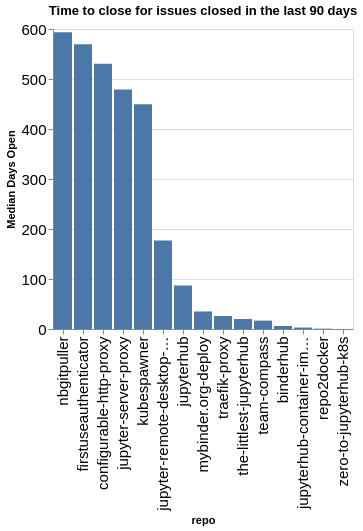

Notebook code for this chart:
### Code cell
time_open = closed.groupby(['org', 'repo']).agg({'time_open': 'median'}).reset_index()
time_open['time_open'] = time_open['time_open'] / (60 * 60 * 24)
time_open['org/repo'] = time_open.apply(lambda a: a['org'] + '/' + a['repo'], axis=1)
sorted_vals = time_open.sort_values(['org', 'time_open'], ascending=False)['repo'].values
alt.Chart(data=time_open, title=f"Time to close for issues closed in the last {n_days} days").mark_bar().encode(
    x=alt.X('repo', sort=alt.Sort(sorted_vals.tolist())),
    y=alt.Y('time_open', title="Median Days Open"),
)

### Figure 1 — Vega-Lite specification as saved in the notebook (floating-point values rounded to 4 significant figures)
{"config": {"axisLeft": {"labelFontSize": 15}, "axisBottom": {"labelFontSize": 15}}, "data": {"name": "data-b6da846637d5a8fdf3061b582f0d7772"}, "mark": {"type": "bar"}, "encoding": {"x": {"field": "repo", "sort": ["nbgitpuller", "firstuseauthenticator", "configurable-http-proxy", "jupyter-server-proxy", "kubespawner", "jupyter-remote-desktop-proxy", "jupyterhub", "mybinder.org-deploy", "traefik-proxy", "the-littlest-jupyterhub", "team-compass", "binderhub", "jupyterhub-container-images", "repo2docker", "zero-to-jupyterhub-k8s"], "type": "nominal"}, "y": {"field": "time_open", "title": "Median Days Open", "type": "quantitative"}}, "title": "Time to close for issues closed in the last 90 days", "$schema": "https://vega.github.io/schema/vega-lite/v5.20.1.json", "datasets": {"data-b6da846637d5a8fdf3061b582f0d7772": [{"org": "jupyterhub", "repo": "binderhub", "time_open": 5.983, "org/repo": "jupyterhub/binderhub"}, {"org": "jupyterhub", "repo": "configurable-http-proxy", "time_open": 530.6, "org/repo": "jupyterhub/configurable-http-proxy"}, {"org": "jupyterhub", "repo": "firstuseauthenticator", "time_open": 569.5, "org/repo": "jupyterhub/firstuseauthenticator"}, {"org": "jupyterhub", "repo": "jupyter-remote-desktop-proxy", "time_open": 177.1, "org/repo": "jupyterhub/jupyter-remote-desktop-proxy"}, {"org": "jupyterhub", "repo": "jupyter-server-proxy", "time_open": 478.8, "org/repo": "jupyterhub/jupyter-server-proxy"}, {"org": "jupyterhub", "repo": "jupyterhub", "time_open": 87.03, "org/repo": "jupyterhub/jupyterhub"}, {"org": "jupyterhub", "repo": "jupyterhub-container-images", "time_open": 2.862, "org/repo": "jupyterhub/jupyterhub-container-images"}, {"org": "jupyterhub", "repo": "kubespawner", "time_open": 449.4, "org/repo": "jupyterhub/kubespawner"}, {"org": "jupyterhub", "repo": "mybinder.org-deploy", "time_open": 35.06, "org/repo": "jupyterhub/mybinder.org-deploy"}, {"org": "jupyterhub", "repo": "nbgitpuller", "time_open": 593.7, "org/repo": "jupyterhub/nbgitpuller"}, {"org": "jupyterhub", "repo": "repo2docker", "time_open": 0.7082, "org/repo": "jupyterhub/repo2docker"}, {"org": "jupyterhub", "repo": "team-compass", "time_open": 16.77, "org/repo": "jupyterhub/team-compass"}, {"org": "jupyterhub", "repo": "the-littlest-jupyterhub", "time_open": 19.92, "org/repo": "jupyterhub/the-littlest-jupyterhub"}, {"org": "jupyterhub", "repo": "traefik-proxy", "time_open": 25.98, "org/repo": "jupyterhub/traefik-proxy"}, {"org": "jupyterhub", "repo": "zero-to-jupyterhub-k8s", "time_open": 0.0705, "org/repo": "jupyterhub/zero-to-jupyterhub-k8s"}]}}
